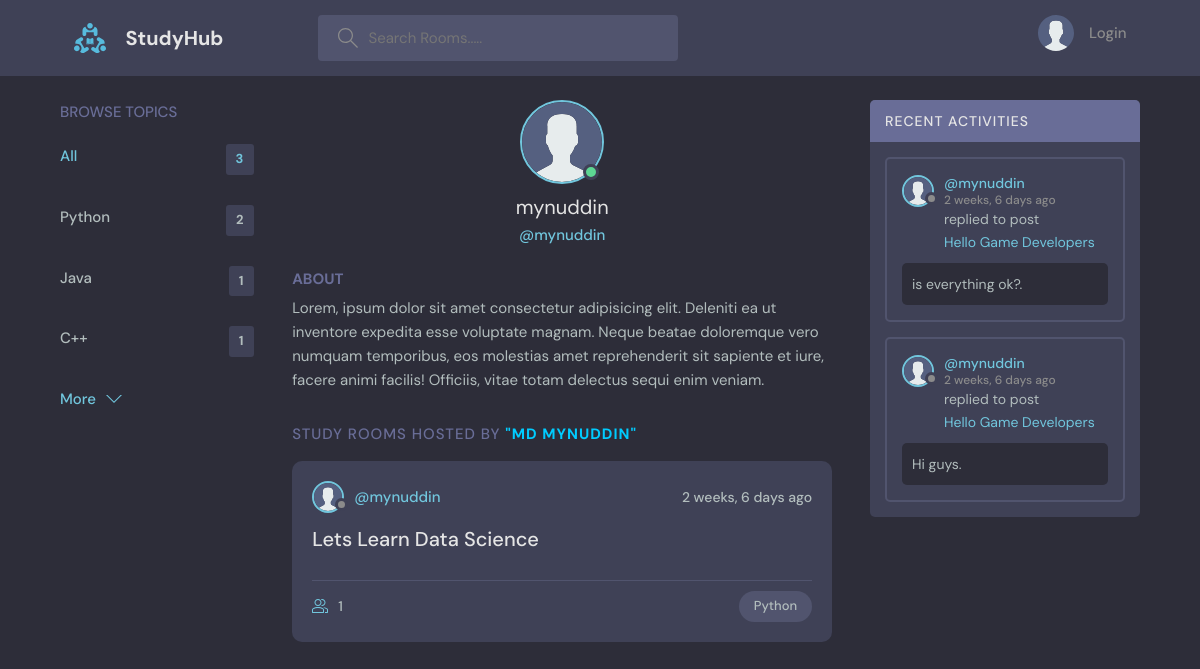
Screenshot of /profile/4 with the database file from the repository.
### Base/models.py (models this page shows, shortened)
class Topic(models.Model):
    name = models.CharField(max_length=200)

class User(AbstractUser):
    name = models.CharField(max_length=200 , null= True)
    email = models.EmailField(unique=True , null=True)
    bio = models.TextField(default='no bio...', max_length=300 , null=True)
    avatar = models.ImageField(null=True , default='avatar.svg')
    USERNAME_FIELD = 'email'
    REQUIRED_FIELDS = []

class Room(models.Model):
    host = models.ForeignKey(User , on_delete=models.SET_NULL , null=True)
    topic = models.ForeignKey(Topic , on_delete=models.SET_NULL , null=True )
    name = models.CharField(max_length=200)
    description = models.TextField(null=True, blank=True)
    participants = models.ManyToManyField(User , related_name='participants' , blank=True)
    updated = models.DateTimeField(auto_now=True)
    created = models.DateTimeField(auto_now_add=True)
    class Meta:
        ordering = ['-updated' , '-created']
    def __str__(self):
        return self.name

class Message(models.Model):
    user = models.ForeignKey(User , on_delete=models.CASCADE) # Casecade means if the user is deleted then the message will also be deleted from
    body_value = models.TextField()
    room = models.ForeignKey(Room , on_delete=models.CASCADE)
    updated = models.DateTimeField(auto_now=True)
    created = models.DateTimeField(auto_now_add=True)
    class Meta:
            ordering = ['-updated' , '-created']

### Base/views.py (the view)
# urls.py: path('profile/<str:pk>', views.userProfile, name='profile'),
def userProfile(request,pk):
    user = User.objects.get(id=pk)
    ROOMS = user.room_set.all() # All children of the user by set.all()
    room_messages = user.message_set.all()
    topics = Topic.objects.all()
    context = {'user': user , 'ROOMS': ROOMS , 'room_messages': room_messages , 'topics': topics}
    return render(request, 'Base/profile.html' , context)

### Base/Templates/Base/profile.html (shortened to what this page needs)
{% extends 'main.html' %} {% block content %}
<main class="profile-page layout layout--3">
	<div class="container">
		{% include 'Base/topic_component.html' %}
		<div class="roomList">
			<div class="profile">
				<div class="profile__avatar">
					<div class="avatar avatar--large active">
						<img src="{{ user.avatar.url }}" />
					</div>
				</div>
				<div class="profile__info">
					<h3>{{user.username}}</h3>
					<p>@{{user.username}}</p>
				</div>
				<div class="profile__about">
					<h3>About</h3>
					<p>
						Lorem, ipsum dolor sit amet consectetur adipisicing elit. Deleniti
						ea ut inventore expedita esse voluptate magnam. Neque beatae
						doloremque vero numquam temporibus, eos molestias amet reprehenderit
						sit sapiente et iure, facere animi facilis! Officiis, vitae totam
						delectus sequi enim veniam.
					</p>
				</div>
			</div>
			<div class="roomList__header">
				<div>
					<h2>
						Study Rooms Hosted by
						<small style="color: rgb(0, 204, 255); font-weight: bold;"
							>"{{ user.name }}"</small
						>
					</h2>
				</div>
			</div>
			{% include 'Base/feed_component.html' %}
		</div>
		{% include 'Base/activity_component.html' %}
	</div>
</main>
{% endblock %}

### Templates/main.html (shortened to what this page needs)
<!DOCTYPE html>
{% load static %}
<html lang="en">
	<head>
		<link rel="stylesheet" href="{% static 'styles/style.css' %}" />
	</head>
	<body>
		{% include 'navbar.html' %}
		{% block content %}
        {% endblock %}
	</body>
</html>

### Templates/navbar.html (shortened to what this page needs)
{% load static %}
<header class="header header--loggedIn">
	<div class="container">
		<a href="{% url 'home' %}" class="header__logo">
			<img src="{% static 'Images/logo.svg' %}" />
			<h1>StudyHub</h1>
		</a>
		<form class="header__search" method="GET" action="{% url 'home' %}">
			<label>
				<form method="GET" action="{% url 'home' %}">
					<input type="text" name="q" id="" placeholder="Search Rooms....." />
				</form>
			</label>
		</form>
		<nav class="header__menu">
			{% if request.user.is_authenticated %}
			<div class="header__user">
				<a href="{% url 'profile' user.id %}">
					<div class="avatar avatar--medium active">
						<img src="{{ request.user.avatar.url }}" />
					</div>
					<p>
						{{request.user.username}} <span>@{{request.user.username}}</span>
					</p>
				</a>
				<button class="dropdown-button">
					<svg
						version="1.1"
						xmlns="http://www.w3.org/2000/svg"
						width="32"
						height="32"
						viewBox="0 0 32 32"
					>
						<title>chevron-down</title>
						<path d="M16 21l-13-13h-3l16 16 16-16h-3l-13 13z"></path>
					</svg>
				</button>
			</div>
			{% else %}
			<a href="{% url 'login' %}">
				<img src="{% static 'Images/avatar.svg' %}" />
				<p>Login</p>
			</a>
			{% endif %}
		</nav>
	</div>
</header>

### Base/Templates/Base/topic_component.html
<div class="topics">
	<div class="topics__header">
		<h2>Browse Topics</h2>
	</div>
	<ul class="topics__list">
		<li>
			<a href="{% url 'home' %}" class="active"
				>All <span>{{topics.count}}</span></a
			>
		</li>
		{% for topic in topics %}
		<li>
			<a href="{% url 'home' %}?q={{topic.name}}"
				>{{topic.name}} <span>{{topic.room_set.all.count}}</span></a
			>
		</li>
		{% endfor %}
	</ul>
	<a class="btn btn--link" href="{% url 'topics' %}">
		More
		<svg
			version="1.1"
			xmlns="http://www.w3.org/2000/svg"
			width="32"
			height="32"
			viewBox="0 0 32 32"
		>
			<title>chevron-down</title>
			<path d="M16 21l-13-13h-3l16 16 16-16h-3l-13 13z"></path>
		</svg>
	</a>
</div>

### Base/Templates/Base/feed_component.html (shortened to what this page needs)
{% for ROOM in ROOMS %}
<div class="roomListRoom">
	<div class="roomListRoom__header">
		<a href="{% url 'profile' ROOM.host.id %}" class="roomListRoom__author">
			<div class="avatar avatar--small">
				<img src="{{ ROOM.host.avatar.url }}" />
			</div>
			<span>@{{ROOM.host.username}}</span>
		</a>
		<div class="roomListRoom__actions">
			<span>{{ROOM.created|timesince}} ago</span>
		</div>
	</div>
	<div class="roomListRoom__content">
		<a href="{% url 'rooms' ROOM.id %}">{{ROOM.name}}</a>
	</div>
	<div class="roomListRoom__meta">
		<a href="{% url 'rooms' ROOM.id %}" class="roomListRoom__joined">
			{{ROOM.participants.all.count}}
		</a>
		<p class="roomListRoom__topic">{{ROOM.topic.name}}</p>
	</div>
</div>
{% endfor %}

### Base/Templates/Base/activity_component.html (shortened to what this page needs)
<div class="activities">
	<div class="activities__header">
		<h2>Recent Activities</h2>
	</div>
	{% for message in room_messages %}
	<div class="activities__box">
		<div class="activities__boxHeader roomListRoom__header">
			<a
				href="{% url 'profile' message.user.id %}"
				class="roomListRoom__author"
			>
				<div class="avatar avatar--small">
					<img src="{{ message.user.avatar.url }}" />
				</div>
				<p>
					@{{message.user.username}}
					<span>{{message.created|timesince}} ago</span>
				</p>
			</a>
		</div>
		<div class="activities__boxContent">
			<p>
				<span> replied to post </span>
				<a href="{% url 'rooms' message.room.id %}">{{message.room}}</a>
			</p>
			<div class="activities__boxRoomContent">
				{{message.body_value}}.
			</div>
		</div>
	</div>
	{% endfor %}
</div>

### rows the page displays
Topic: name "Python", room_set.all.count "2"
Topic: name "Java", room_set.all.count "1"
Topic: name "C++", room_set.all.count "1"
User: avatar (placeholder picture), username "mynuddin", name "MD MYNUDDIN"
Room: host.avatar (placeholder picture), host.username "mynuddin", created "2 weeks, 6 days", name "Lets Learn Data Science", participants.all.count "1", topic.name "Python"
Message: user.avatar (placeholder picture), user.username "mynuddin", created "2 weeks, 6 days", room "Hello Game Developers", body_value "is everything ok?"
Message: user.avatar (placeholder picture), user.username "mynuddin", created "2 weeks, 6 days", room "Hello Game Developers", body_value "Hi guys"

### other values shown
{{ topics.count }} "3"
